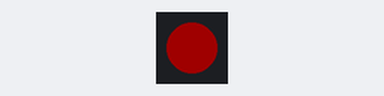
Simulated run of this sketch. Board: ESP32-S3. Shown: 1 RGB LEDs in strip order, left to right. Dim RGB values are drawn brighter than linear.

Above: at 0.3 s.
At 1.7 s:
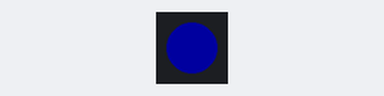
At 3.8 s:
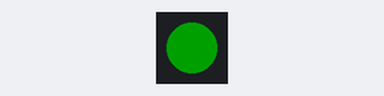
At 5.2 s:
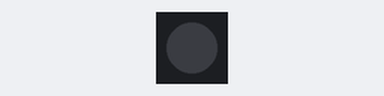
Timing chart, 0 to 6.4 s (numbered marks = the images above):
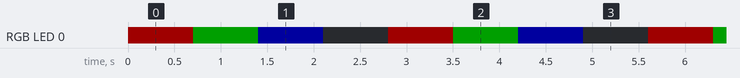

Measured:
- by itself, RGB LED 0: repeats every 2.8 s: RGB(0, 32, 0) 0.70 s, RGB(0, 0, 32) 0.70 s, off 0.70 s, RGB(32, 0, 0) 0.70 s
- by itself, everything shown: repeats every 2.8 s, in 4 steps

The sketch:

rgb_gpio38.ino
```cpp
#include <Adafruit_NeoPixel.h>
Adafruit_NeoPixel led(1, 38, NEO_GRB + NEO_KHZ800);
void setup(){ led.begin(); led.setBrightness(32); }
void loop(){ led.setPixelColor(0, led.Color(255,0,0)); led.show(); delay(700); led.setPixelColor(0, led.Color(0,255,0)); led.show(); delay(700); led.setPixelColor(0, led.Color(0,0,255)); led.show(); delay(700); led.clear(); led.show(); delay(700); }
```
